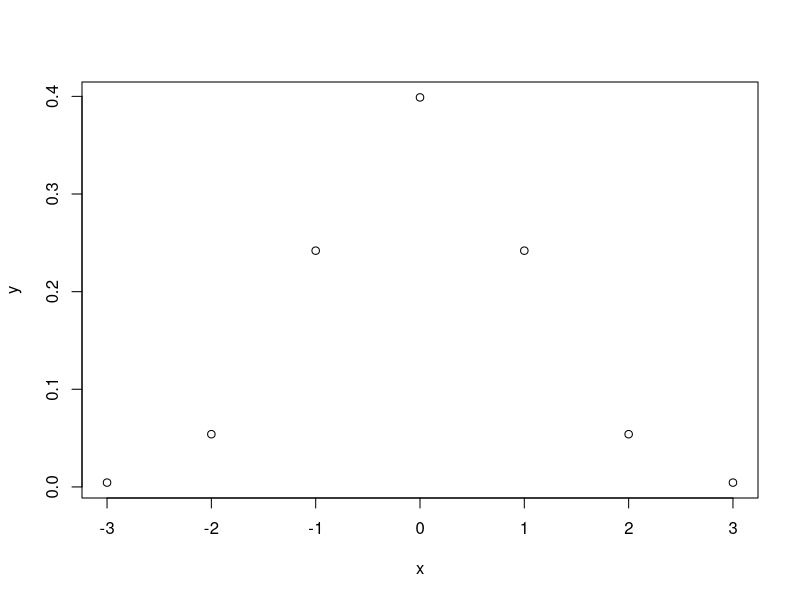
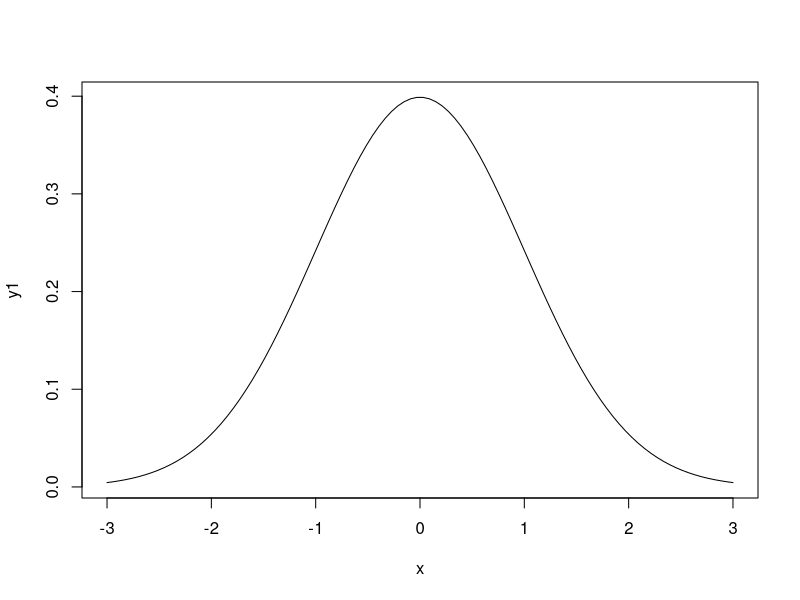
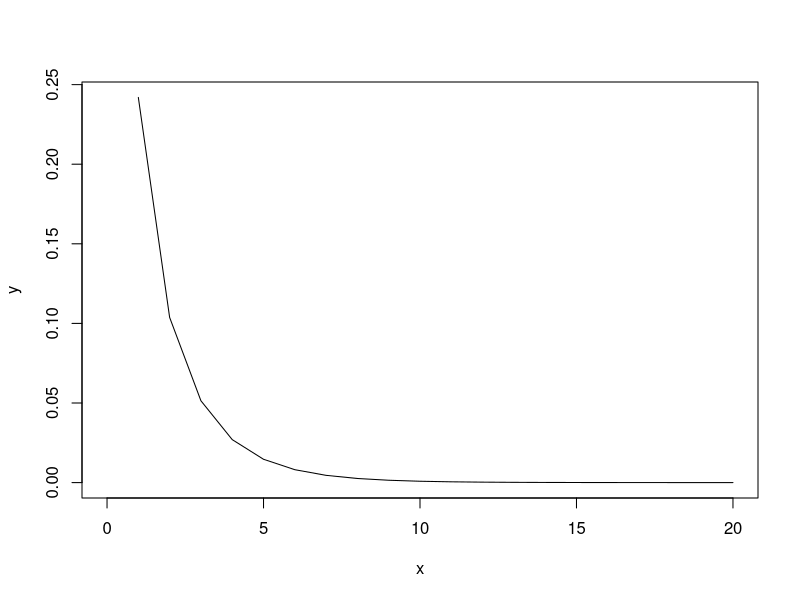

Reproduce these figures in R, in order.
## ---- chunk 1
#Clayton function
u = 0.5
v = 0.5
theta = 0.5
c <- (u^(-theta)+ v^(-theta)-1)^(-1/theta)
c
#Gumbel function:
#從最內部的基礎部分到外部
g <- exp(-((-log(u))^theta + (-log(v))^theta)^(1/theta))
g
#plot pdf of standard normal distribution
x <- -3:3
x
mu = 0
sigma = 1
y <- 1/sqrt(2*pi)*(1/sigma)*exp(-(x-mu)^2/(2*(sigma^2)))
plot(x, y)  #圖形太過粗糙

#seq:by調整間距，length把向量長度等分分割成指定的數目
#-3:3 等價於 1.seq(-3,3,length = 7) 2.seq(-3, 3, by=1)
x <-  seq(-3, 3, length = 100)
y1 <- 1/sqrt(2*pi)*(1/sigma)*exp(-(x-mu)^2/(2*(sigma^2)))
length(y1)
plot(x,y1, type = "l")

#pdf of gamma distribution(e.g.chi-sq)
x <- 0:20
kappa = 1/2
theta = 2
y <- (1/(gamma(kappa)*(theta^kappa)))*(x^(kappa-1))*(exp(-x/theta))
plot(x,y, type = "l")

## ---- chunk 2
x <- rnorm(100, 0, 1)
z <- sort(x)
head(x,20)

#設定判斷句set up condition
head(x > 0, 20)  #true or false
#[]:output under condition
head(x[x>0], 20) #only keep positive numbers
x[5] #report the 5th element of x 
x[1:10] #a vector with length = 10
#report elements in odd position
head(x[seq(1,100,2)], 20)
#report elements in even position
head(x[-seq(1,100,2)], 20)

head(x[-3], 20) #remove the 3rd element
#remove 1st to 5th elements
head(x[-(1:5)], 20) #x[-c(1:5)]
#remove elements in even position
head(x[-seq(2,100, 2)],20) # head(x[seq(1,100,2)], 20)


#use &(and) |(or)
head(x > 0 & x < 2, 20)  # 0<x<2 
head(x[x > 0 & x < 2], 20)
head(x>2 | x< -2) #abs(x)>2
sum(x>2 | x< -2) #count the number x satisfying the condition
x[x>2 | x< -2]
sum(x[x>2 | x< -2])

